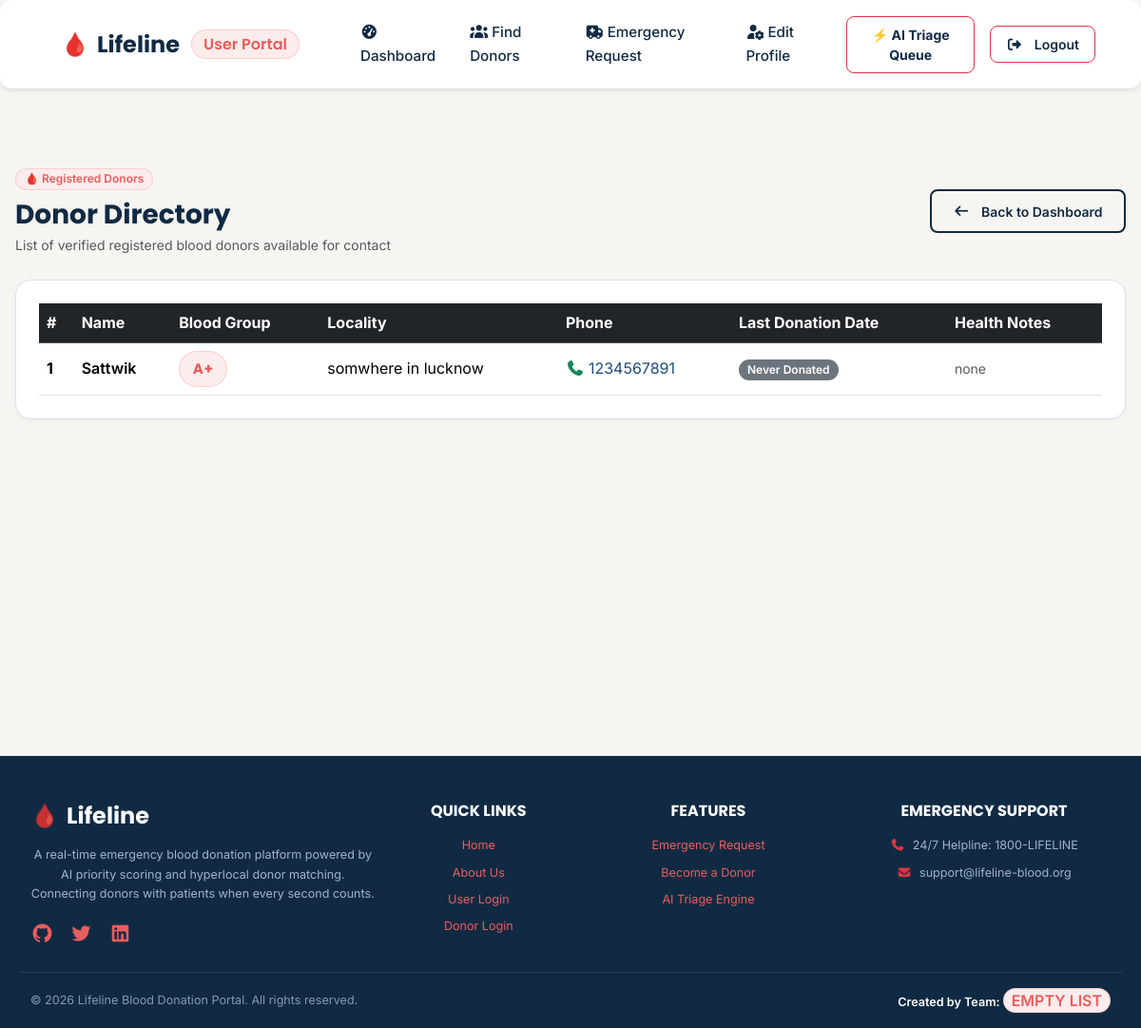
Before: /donor-info/ with the older database file.
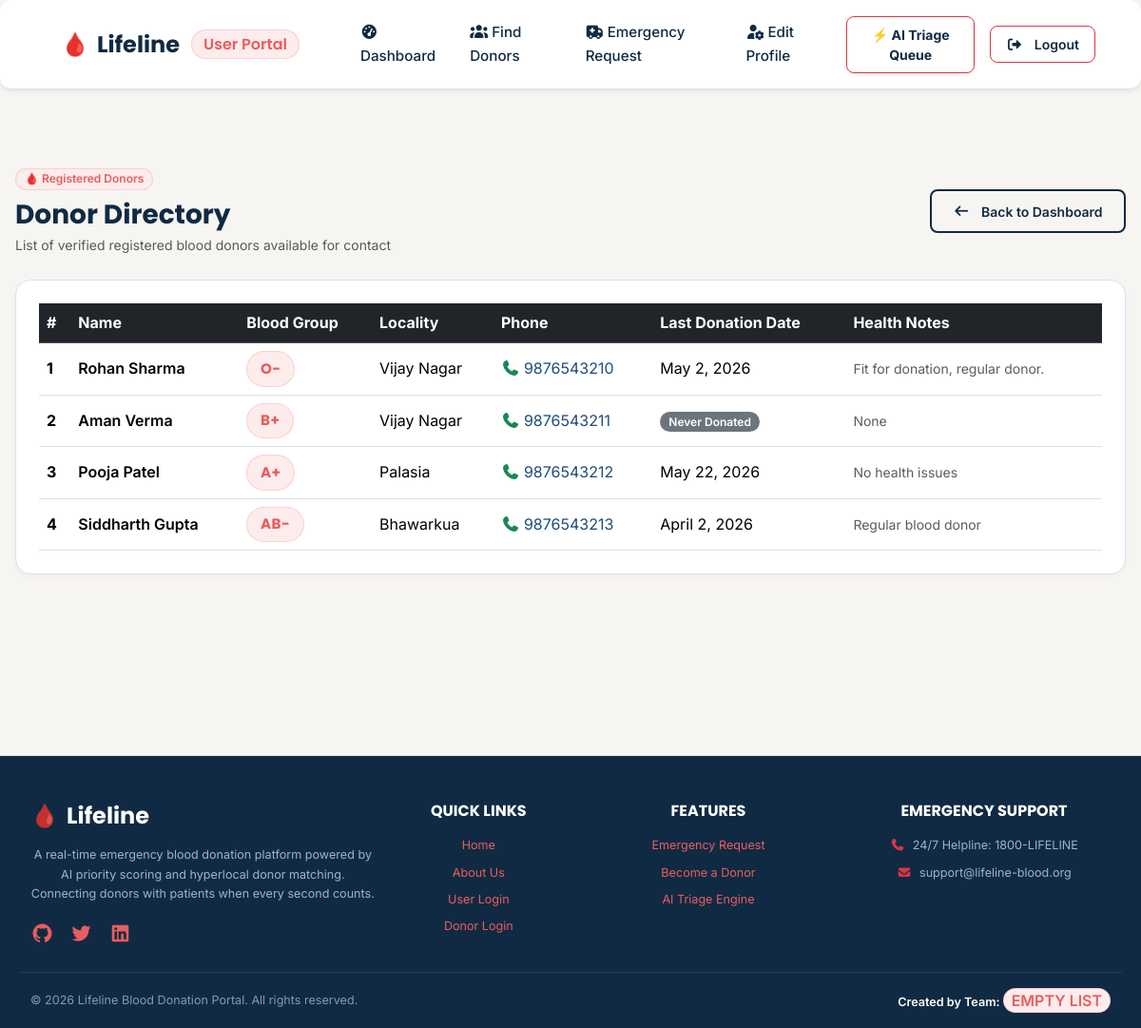
After: the same page with the newer database file.
### bank_app/models.py (models this page shows)
class DonorDetail(models.Model):
    name = models.CharField(max_length=45)
    phone = models.CharField(max_length=13)
    email = models.EmailField(max_length=45, primary_key=True)
    password = models.CharField(max_length=20, default="")
    blood_group = models.CharField(max_length=5)
    locality = models.CharField(max_length=100, default="")
    last_donation_date = models.DateField(blank=True, null=True)
    never_donated = models.BooleanField(default=False)
    health_conditions = models.TextField(blank=True, null=True)

### bank_app/views.py (the view)
# urls.py: path('donor-info/', views.donor_info, name='donor-info'),
def donor_info(request):
    user_email = request.session.get('session_key')
    current_user = UserDetail.objects.filter(email=user_email).first() if user_email else None
    cutoff_date = timezone.now().date() - datetime.timedelta(days=90)
    all_donors = DonorDetail.objects.all()
    eligible_donors = [
        d for d in all_donors
        if d.never_donated or d.last_donation_date is None or d.last_donation_date <= cutoff_date
    ]
    if current_user and current_user.blood_group:
        user_blood = current_user.blood_group.upper()
        compatible_groups = COMPATIBILITY.get(user_blood, [user_blood])
        eligible_donors = [d for d in eligible_donors if d.blood_group.upper() in compatible_groups]
    return render(request, 'user/donor_info.html', {'donors': eligible_donors})

### bank_app/templates/user/donor_info.html (shortened to what this page needs)
<!DOCTYPE html>
<html lang="en">
{% load static %}
<head>
    {% include 'common/common_css.html' %}
</head>
<body>
    {% include 'user/user_header.html' %}
    <div class="main-div">
        <div class="d-flex justify-content-between align-items-center mb-4 flex-wrap gap-2">
            <div>
                <span class="badge bg-danger mb-2">🩸 Registered Donors</span>
                <h1 class="h3 text-navy fw-bold mb-1">Donor Directory</h1>
                <p class="text-muted small mb-0">List of verified registered blood donors available for contact</p>
            </div>
            <a href="{% url 'user-home' %}" class="btn btn-outline-navy btn-sm">
                <i class="fa-solid fa-arrow-left me-1"></i>Back to Dashboard
            </a>
        </div>
        <div class="card p-4 shadow-sm">
            {% if donors %}
            <div class="table-responsive">
                <table class="table table-hover align-middle mb-0">
                    <thead class="table-dark">
                        <tr>
                            <th scope="col">#</th>
                            <th scope="col">Name</th>
                            <th scope="col">Blood Group</th>
                            <th scope="col">Locality</th>
                            <th scope="col">Phone</th>
                            <th scope="col">Last Donation Date</th>
                            <th scope="col">Health Notes</th>
                        </tr>
                    </thead>
                    <tbody>
                        {% for donor in donors %}
                        <tr>
                            <th scope="row">{{ forloop.counter }}</th>
                            <td class="fw-semibold text-navy">{{ donor.name }}</td>
                            <td><span class="blood-badge">{{ donor.blood_group }}</span></td>
                            <td>{{ donor.locality|default:"Not specified" }}</td>
                            <td>
                                <a href="tel:{{ donor.phone }}" class="text-decoration-none">
                                    <i class="fa-solid fa-phone me-1 text-success"></i>{{ donor.phone }}
                                </a>
                            </td>
                            <td>
                                {% if donor.never_donated %}
                                    <span class="badge bg-secondary">Never Donated</span>
                                {% elif donor.last_donation_date %}
                                    {{ donor.last_donation_date }}
                                {% else %}
                                    <span class="text-muted">N/A</span>
                                {% endif %}
                            </td>
                            <td><span class="small text-muted">{{ donor.health_conditions|default:"None"|truncatechars:40 }}</span></td>
                        </tr>
                        {% endfor %}
                    </tbody>
                </table>
            </div>
            {% endif %}
        </div>
    </div>
    {% include 'common/footer.html' %}
</body>
</html>

Changed rows visible on the page:
removed DonorDetail: name "Sattwik", blood_group "A+", locality "somwhere in lucknow", phone "1234567891", never_donated "Never Donated", health_conditions "none"
added DonorDetail: name "Rohan Sharma", blood_group "O-", locality "Vijay Nagar", phone "9876543210", last_donation_date "May 2, 2026", health_conditions "Fit for donation, regular donor."
added DonorDetail: name "Aman Verma", blood_group "B+", locality "Vijay Nagar", phone "9876543211", never_donated "Never Donated", health_conditions "None"
added DonorDetail: name "Pooja Patel", blood_group "A+", locality "Palasia", phone "9876543212", last_donation_date "May 22, 2026", health_conditions "No health issues"
added DonorDetail: name "Siddharth Gupta", blood_group "AB-", locality "Bhawarkua", phone "9876543213", last_donation_date "April 2, 2026", health_conditions "Regular blood donor"
